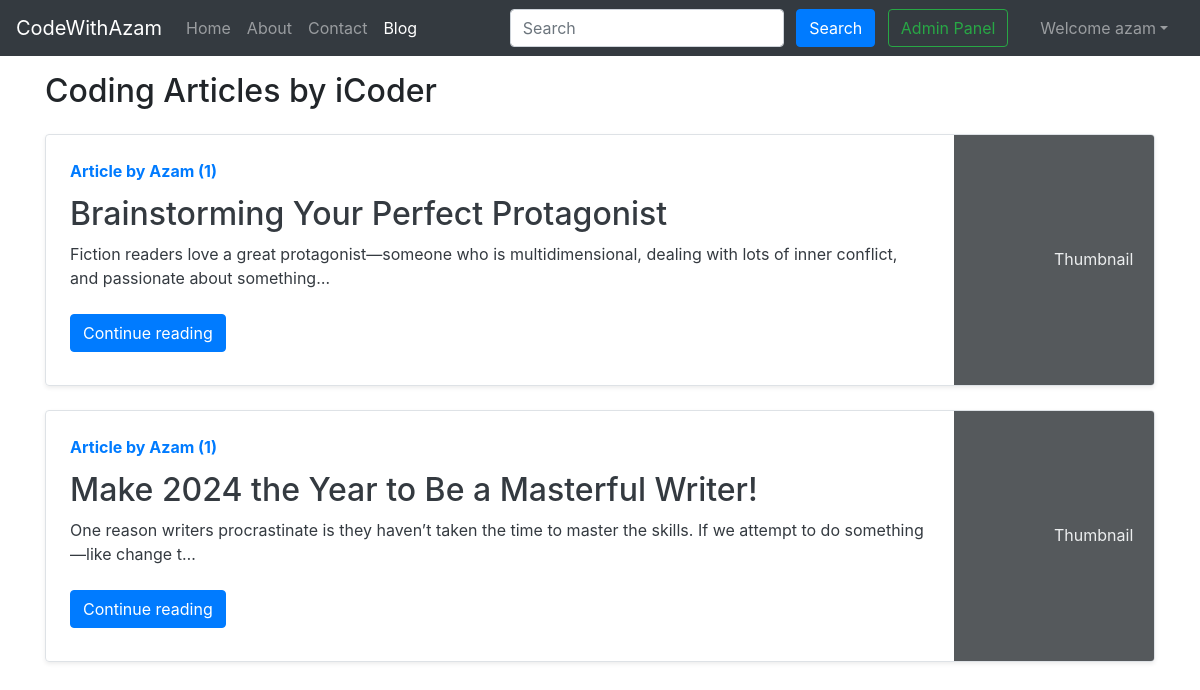
Page /blog/ (signed in) on the committed database.
### blog/models.py (models this page shows, shortened)
class Post(models.Model):
    sno=models.AutoField(primary_key=True)
    title=models.CharField(max_length=255)
    author=models.CharField(max_length=14)
    views= models.IntegerField(default=0)
    slug=models.CharField(max_length=130)
    timeStamp=models.DateTimeField(blank=True)
    content=models.TextField()

### blog/views.py (the view)
# urls.py: path('', views.blogHome, name="blogHome"),
def blogHome(request):
    allPosts= Post.objects.all()
    context={'allPosts': allPosts}
    return render(request, "blog/blogHome.html", context)

### templates/blog/blogHome.html (shortened to what this page needs)
{% extends 'base.html' %}
{% block blogactive %} active {% endblock blogactive %}
{% block body %}
<div class="container my-3">
    <h2>Coding Articles by iCoder</h2>
    {% for post in allPosts  %}
    <div class="row no-gutters border rounded overflow-hidden flex-md-row mb-4 shadow-sm h-md-250 my-4 position-relative">
        <div class="col p-4 d-flex flex-column position-static">
            <strong class="d-inline-block mb-2 text-primary">Article  by {{post.author}} ({{post.views}})</strong>
            <h3 class="mb-0"><a class="text-dark" href="/blog/{{post.slug}}"{{post.title}} </a> </h3>
            <p class="card-text mb-auto">{{post.content|safe |truncatechars:200}}</p>
            <div class="my-2">
            	<a href="/blog/{{post.slug}}" role="button" class="btn btn-primary">Continue reading</a>
            </div>
        </div>
        <div class="col-auto d-none d-lg-block">
            <svg class="bd-placeholder-img" width="200" height="250" xmlns="http://www.w3.org/2000/svg" preserveAspectRatio="xMidYMid slice" focusable="false" role="img" aria-label="Placeholder: Thumbnail">
                <rect width="100%" height="100%" fill="#55595c"></rect><text x="50%" y="50%" fill="#eceeef" dy=".3em">Thumbnail</text>
            </svg>
        </div>
        </div>
        {% endfor %}
    </div>
 {% endblock %}

### templates/base.html (shortened to what this page needs)
<!doctype html>
<html lang="en">
  <head>
    <link rel="stylesheet" href="https://stackpath.bootstrapcdn.com/bootstrap/4.5.2/css/bootstrap.min.css">
  </head>
  <body>
    <nav class="navbar navbar-expand-lg navbar-dark bg-dark">
        <a class="navbar-brand" href="/">CodeWithAzam</a>
        <div class="collapse navbar-collapse" id="navbarSupportedContent">
          <ul class="navbar-nav mr-auto">
            <li class="nav-item {% block homeactive %}  {% endblock homeactive %}">
              <a class="nav-link" href="/">Home <span class="sr-only">(current)</span></a>
            </li>
            <li class="nav-item {% block aboutactive %}  {% endblock aboutactive %}" >
              <a class="nav-link" href="/about">About</a>
            </li>
            <li class="nav-item {% block contactactive %}  {% endblock contactactive %} ">
              <a class="nav-link" href="/contact">Contact</a>
            </li>
            <li class="nav-item {% block blogactive %}  {% endblock blogactive %} ">
              <a class="nav-link" href="/blog">Blog</a>
            </li>
          </ul>
          <div class="ml-auto form-inline ">
          <form method="get" action="/search"class="my-2 my-lg-0 mx-3">
            <input class="form-control mr-sm-2" type="search" placeholder="Search" aria-label="Search" name="query" id="query">
            <button class="btn btn-primary my-2 my-sm-0 " type="submit">Search</button>
            <a href="/admin" role="button" target="_blank" class="btn btn-outline-success m-2 my-sm-0"> Admin Panel </a>
          </form>
{% if user.is_authenticated %}
<ul class="navbar-nav mr-2">
<li class="nav-item dropdown">
<a class="nav-link dropdown-toggle" href='#' id="navbarDropdown" role="button" data-toggle="dropdown"> Welcome {{request.user}}</a>
      </li>
      </ul>
      </div>
{% endif %}
        </div>
      </nav>
      {% block body %}  {% endblock body %}
  </body>
</html>

### rows in the picture
Post: author "Azam", views "1", content "Brainstorming Your Perfect Protagonist Fiction readers love a great protagonist—someone who is multidimensional, dealing with lots of inner conflict, and passionate about something…"
Post: author "Azam", views "1", content "Make 2024 the Year to Be a Masterful Writer! One reason writers procrastinate is they haven’t taken the time to master the skills. If we attempt to do something—like change t…"

### other values in the picture
{{ request.user }} "azam"
